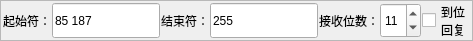
       <widget class="QFrame" name="frame_2">
        <property name="minimumSize">
         <size>
          <width>0</width>
          <height>41</height>
         </size>
        </property>
        <property name="maximumSize">
         <size>
          <width>16777215</width>
          <height>41</height>
         </size>
        </property>
        <property name="frameShape">
         <enum>QFrame::StyledPanel</enum>
        </property>
        <property name="frameShadow">
         <enum>QFrame::Plain</enum>
        </property>
        <layout class="QGridLayout" name="gridLayout_3">
         <property name="leftMargin">
          <number>2</number>
         </property>
         <property name="topMargin">
          <number>2</number>
         </property>
         <property name="rightMargin">
          <number>1</number>
         </property>
         <property name="bottomMargin">
          <number>2</number>
         </property>
         <property name="spacing">
          <number>1</number>
         </property>
         <item row="0" column="3">
          <widget class="QLineEdit" name="lineEdit_endFlag">
           <property name="sizePolicy">
            <sizepolicy hsizetype="Expanding" vsizetype="Expanding">
             <horstretch>0</horstretch>
             <verstretch>0</verstretch>
            </sizepolicy>
           </property>
           <property name="text">
            <string>255</string>
           </property>
          </widget>
         </item>
         <item row="0" column="0">
          <widget class="QLabel" name="label">
           <property name="text">
            <string>起始符：</string>
           </property>
          </widget>
         </item>
         <item row="0" column="1">
          <widget class="QLineEdit" name="lineEdit_startFlag">
           <property name="sizePolicy">
            <sizepolicy hsizetype="Expanding" vsizetype="Expanding">
             <horstretch>0</horstretch>
             <verstretch>0</verstretch>
            </sizepolicy>
           </property>
           <property name="text">
            <string>85 187</string>
           </property>
          </widget>
         </item>
         <item row="0" column="2">
          <widget class="QLabel" name="label_2">
           <property name="text">
            <string>结束符：</string>
           </property>
          </widget>
         </item>
         <item row="0" column="4">
          <widget class="QLabel" name="label_3">
           <property name="text">
            <string>接收位数：</string>
           </property>
          </widget>
         </item>
         <item row="0" column="5">
          <widget class="QSpinBox" name="spinBox_dataNum">
           <property name="sizePolicy">
            <sizepolicy hsizetype="Minimum" vsizetype="Expanding">
             <horstretch>0</horstretch>
             <verstretch>0</verstretch>
            </sizepolicy>
           </property>
           <property name="value">
            <number>11</number>
           </property>
          </widget>
         </item>
         <item row="0" column="6">
          <widget class="QCheckBox" name="checkBox_automated">
           <property name="text">
            <string>到位
回复</string>
           </property>
          </widget>
         </item>
        </layout>
       </widget>
